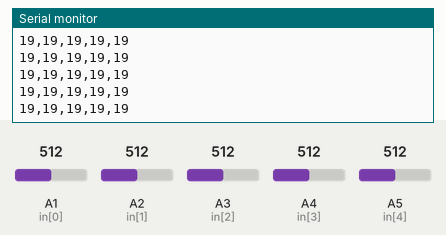
This sketch was run on a simulated Arduino Uno, built with avr-gcc and run on an emulated ATmega328P. Shown: the last lines printed to the serial monitor. The inputs (shaded band) are chosen by the test bench; at power-on: A2 (in[1]) = 512, A1 (in[0]) = 512, A3 (in[2]) = 512, A4 (in[3]) = 512, A5 (in[4]) = 512.

Above: at 2.7 s.
2.8 s: A2 (in[1]) set to 163
At 2.96 s:
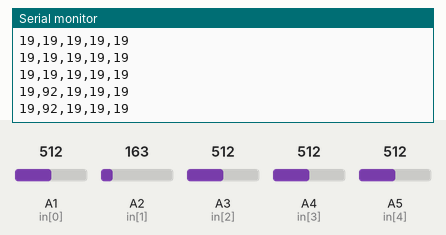
4.3 s: A2 (in[1]) set to 141
At 4.38 s:
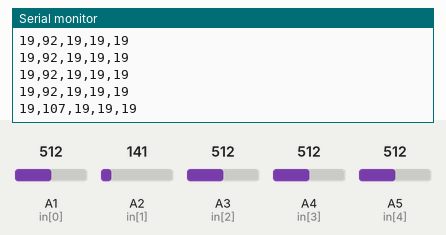
Timing chart, 0 to 7.3 s (numbered marks = the images above; inputs shaded):
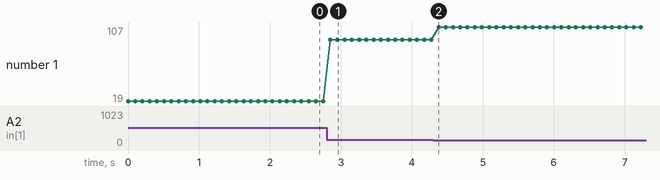

The sketch:

sensors.ino
```cpp
int in[5] =  {A1 , A2, A3, A4, A5};
const long referenceMv = 5000;

void setup() {
  // put your setup code here, to run once:
  Serial.begin(115200);
}

void loop() {
  // put your main code herddfe, to run repeatedly:
  // Serial.print("Sensor:");
  for(int i=0; i<5; i++)
    {
      int val = analogRead(in[i]);
      int mV = (val * referenceMv) / 1023;
      int cm = getDistance(mV);
      Serial.print(cm);
      if (i<4)Serial.print(",");
      else Serial.println();
      //Serial.print(cm);
      //Serial.print(",");
    }
    //Serial.write(255);
    //Serial.println();
  delay(100);

}

//interpolación de la distancia a intervalos de 250mV
const int TABLE_ENTRIES = 12;
const int INTERVAL  = 250;
static int distance[TABLE_ENTRIES] = {150,140,130,100,60,50,40,35,30,25,20,15};
int getDistance(int mV) {
   if (mV > INTERVAL * TABLE_ENTRIES - 1)      return distance[TABLE_ENTRIES - 1];
   else {
      int index = mV / INTERVAL;
      float frac = (mV % 250) / (float)INTERVAL;
      return distance[index] - ((distance[index] - distance[index + 1]) * frac);
   }
}
```

Measured:
- after the input at 2.8 s, the serial monitor: prints a new line after 0.05 s (image 1)
- after the input at 4.3 s, the serial monitor: prints a new line after 0.08 s (image 2)
- plotted number 1: 19 → 92 after the input at 2.8 s, 92 → 107 after the input at 4.3 s
